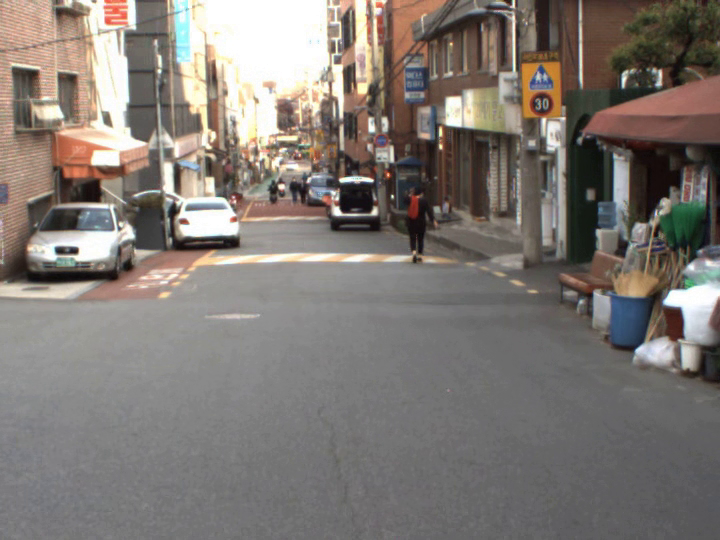
#> input picture mars_challenge/data/frame_227.png, 720 x 540 px; its folder holds 4 pictures in this run
$ jupyter execute --allow-errors flow_tracks_stationary.ipynb   (shell and % lines are left out)
#> lines starting #> are read from the running program, lines starting #| are printed output that depends on the picture; after the words box and inside, x2 and y2 are one past the last pixel; in counts of white or black regions, pixels touching at a corner belong together
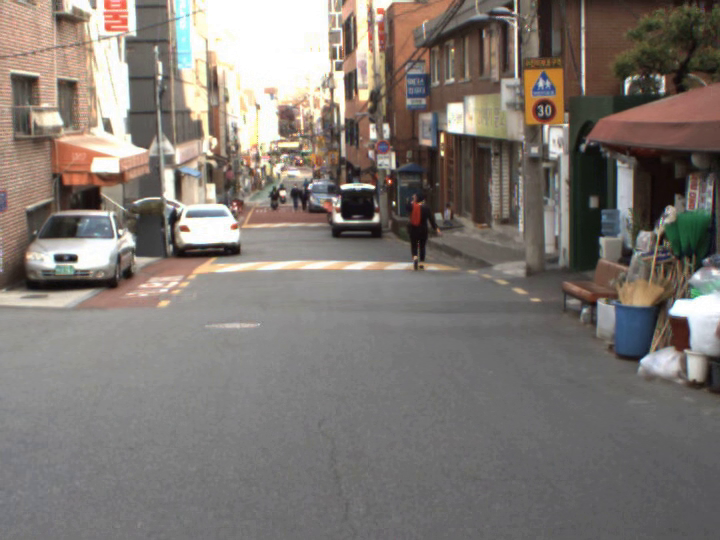
#> input picture mars_challenge/data/frame_228.png, 720 x 540 px
<a href="https://colab.research.google.com/github/itberrios/CV_projects/blob/main/optical_flow/flow_tracks_stationary.ipynb" target="_parent"></a>

[cell 1]
import os
import time
from glob import glob
import numpy as np
import cv2
import pandas as pd
import matplotlib as mpl
import matplotlib.pyplot as plt

[cell 2]
images = glob(os.path.join("2011_09_26/2011_09_26_drive_0060_sync/image_02/data", "*.png"))
images.sort(key=lambda f: int(''.join(filter(str.isdigit, f))))
len(images)

[cell 3]
def compute_flow(frame1, frame2):
    # convert to grayscale
    gray1 = cv2.cvtColor(frame1, cv2.COLOR_RGB2GRAY)
    gray2 = cv2.cvtColor(frame2, cv2.COLOR_RGB2GRAY)

    # blurr image
    gray1 = cv2.GaussianBlur(gray1, dst=None, ksize=(3,3), sigmaX=5)
    gray2 = cv2.GaussianBlur(gray2, dst=None, ksize=(3,3), sigmaX=5)

    flow = cv2.calcOpticalFlowFarneback(gray1, gray2, None,
                                        pyr_scale=0.5,
                                        levels=3,
                                        winsize=5,
                                        iterations=3,
                                        poly_n=10,
                                        poly_sigma=1.2,
                                        flags=0)

    return flow


def viz_flow(flow):
    hsv = np.zeros((flow.shape[0], flow.shape[1], 3)).astype(np.uint8)
    hsv[..., 1] = 255
    mag, ang = cv2.cartToPolar(flow[..., 0], flow[..., 1])
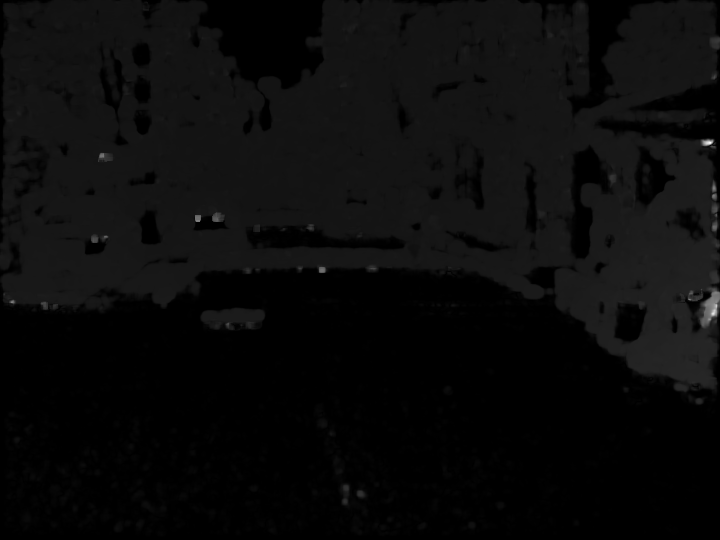
#> mag: shape (540, 720) float32; min 0, max 84.53, mean 3.7; drawn with min black and max white
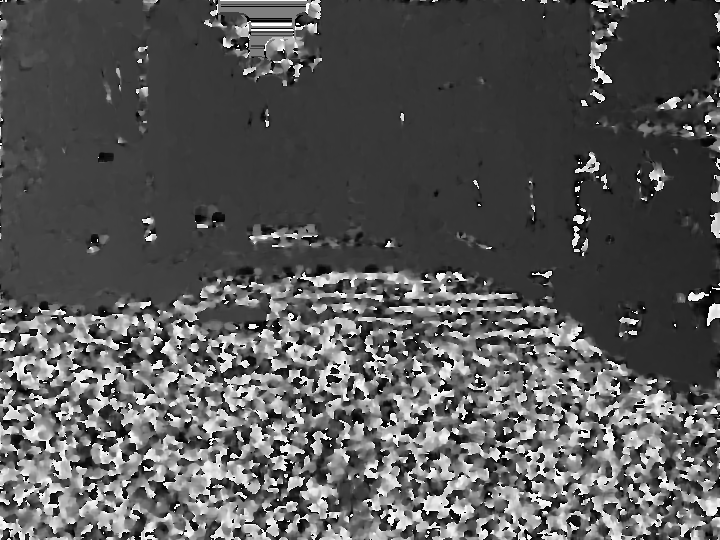
#> ang: shape (540, 720) float32; min 3.55e-17, max 6.28, mean 2.15; drawn with min black and max white
    hsv[..., 0] = ang*180/np.pi/2
    hsv[..., 2] = cv2.normalize(mag, None, 0, 255, cv2.NORM_MINMAX)
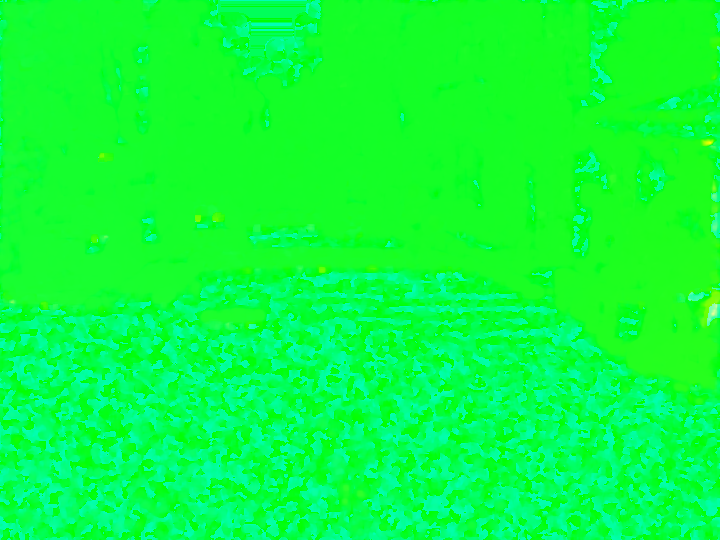
#> hsv: shape (540, 720, 3); mean of channels 0, 1, 2 61.2, 255, 10.8; drawn as B, G, R
    rgb = cv2.cvtColor(hsv, cv2.COLOR_HSV2RGB)
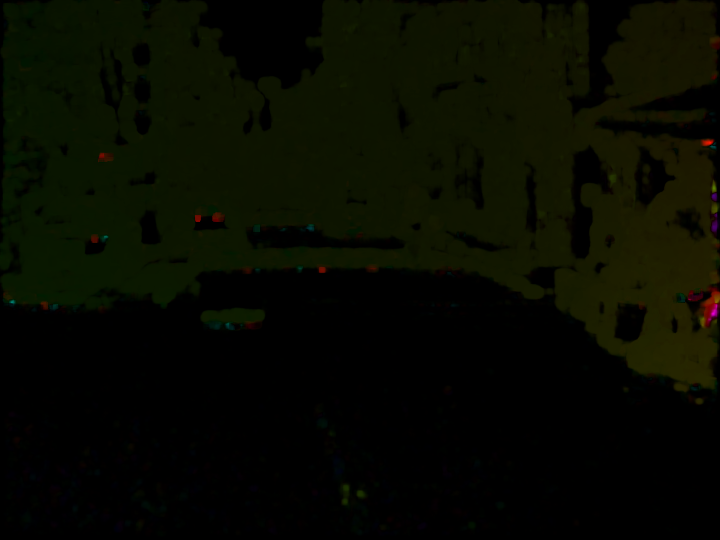
#> rgb: shape (540, 720, 3); mean R, G, B 7.7, 10.3, 0.2

    return rgb

[cell 4]
idx = 0
prev_frame = cv2.cvtColor(cv2.imread(images[idx]), cv2.COLOR_BGR2RGB)
curr_frame = cv2.cvtColor(cv2.imread(images[idx + 1]), cv2.COLOR_BGR2RGB)

[cell 5]
flow = compute_flow(prev_frame, curr_frame)

[cell 6]
_, ax = plt.subplots(1, 2, figsize=(25, 10))
ax[0].imshow(curr_frame)
ax[0].set_title("Original Frame")

ax[1].imshow(viz_flow(flow)*10)
ax[1].set_title("Estimated Flow");
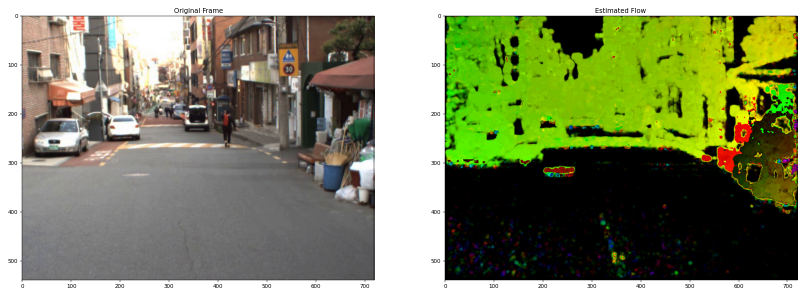
#> figure drawn by matplotlib, 2 panels

# Extract Flows in 4 quadrants

[cell 7]
motion_thresh = 2

left_motion = (flow[:, :, 0] < -motion_thresh).astype(np.uint8)*255
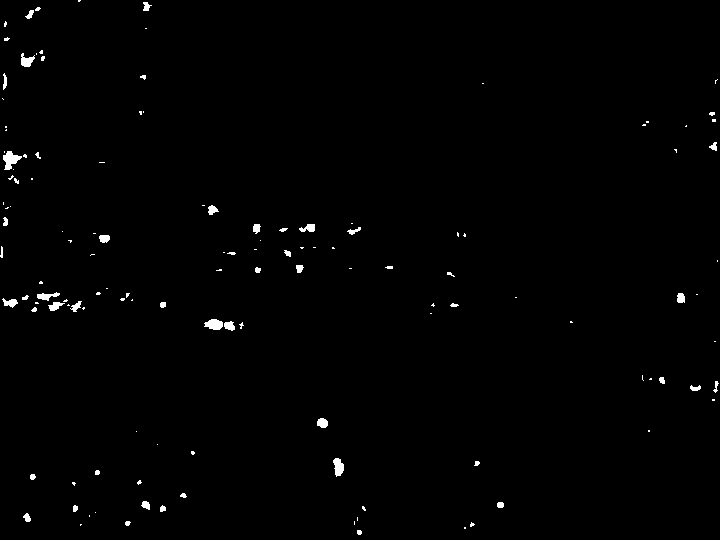
#> left_motion: shape (540, 720); 0.79% white; 131 white regions (84 under 20 px), largest, box (x1, y1, x2, y2) and area: (3, 151, 22, 170) 197, (204, 319, 223, 330) 154, (333, 458, 344, 477) 144
right_motion = (flow[:, :, 0] > motion_thresh).astype(np.uint8)*255
#> right_motion: shape (540, 720); 16.4% white; 177 white regions (127 under 20 px), largest, box (x1, y1, x2, y2) and area: (431, 0, 720, 393) 59728, (415, 215, 444, 237) 283, (401, 201, 420, 223) 241

up_motion = (flow[:, :, 1] < -motion_thresh).astype(np.uint8)*255
#> up_motion: shape (540, 720); 0.22% white; 40 white regions (28 under 20 px), largest, box (x1, y1, x2, y2) and area: (707, 303, 720, 326) 163, (711, 213, 720, 236) 134, (688, 292, 704, 301) 83
down_motion = (flow[:, :, 1] > motion_thresh).astype(np.uint8)*255
#> down_motion: shape (540, 720); 49.2% white; 33 white regions (20 under 20 px), largest, box (x1, y1, x2, y2) and area: (0, 0, 720, 400) 189185, (200, 307, 266, 330) 998, (339, 480, 358, 509) 276

[cell 8]
_, ax = plt.subplots(2, 2, figsize=(25, 8))
ax[0][0].imshow(left_motion)
ax[0][0].set_title("Left Motion")

ax[0][1].imshow(right_motion)
ax[0][1].set_title("Right Motion")

ax[1][0].imshow(up_motion)
ax[1][0].set_title("Up Motion")

ax[1][1].imshow(down_motion)
ax[1][1].set_title("Down Motion");

Get all thresholded motions

[cell 9]
motion = left_motion | right_motion | up_motion | down_motion
#> motion: shape (540, 720); 50% white; 111 black regions (45 under 20 px), largest, box (x1, y1, x2, y2) and area: (0, 268, 720, 540) 166816, (199, 0, 324, 91) 7787, (599, 50, 720, 203) 3192

kernel=np.ones((7,7))

motion = cv2.erode(motion, kernel, iterations=1)
#> motion: shape (540, 720); 42.4% white; 10 white regions (7 under 20 px), largest, box (x1, y1, x2, y2) and area: (0, 0, 720, 390) 164207, (204, 311, 262, 327) 644, (343, 486, 347, 503) 37
motion = cv2.morphologyEx(motion, cv2.MORPH_OPEN, kernel)
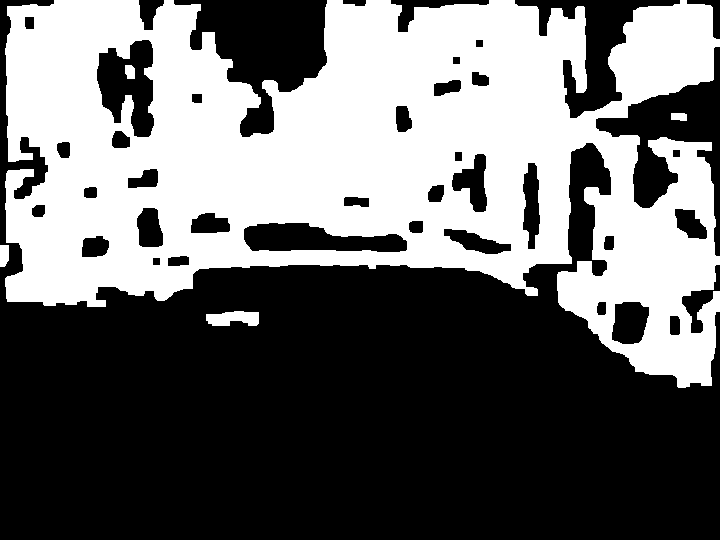
#> motion: shape (540, 720); 41.9% white; 5 white regions

[cell 10]
plt.imshow(motion);

Get contours greater than some threshold ad draw them

[cell 11]
contours, hierarchy = cv2.findContours(motion, cv2.RETR_TREE, cv2.CHAIN_APPROX_SIMPLE)
#> contours = 37 contours; largest, box (x1, y1, x2, y2) and area: (5, 0, 720, 388) 177048, (96, 39, 155, 138) 3800, (243, 222, 408, 253) 3448, (611, 301, 650, 345) 1331, (451, 153, 488, 213) 1196

[cell 12]
def filter_contours(contours, thresh):
    return tuple(filter(lambda x: cv2.contourArea(x) > thresh, contours))

[cell 13]
filtered_contours = filter_contours(contours, thresh=400)
#> filtered_contours = 13 contours; largest, box (x1, y1, x2, y2) and area: (5, 0, 720, 388) 177048, (96, 39, 155, 138) 3800, (243, 222, 408, 253) 3448, (611, 301, 650, 345) 1331, (451, 153, 488, 213) 1196

[cell 14]
img = motion[:, :, None].repeat(3, axis=-1)
#> img: shape (540, 720, 3); 41.9% white; 5 white regions
cv2.drawContours(img, filtered_contours, -1, (0,255,0), 3);
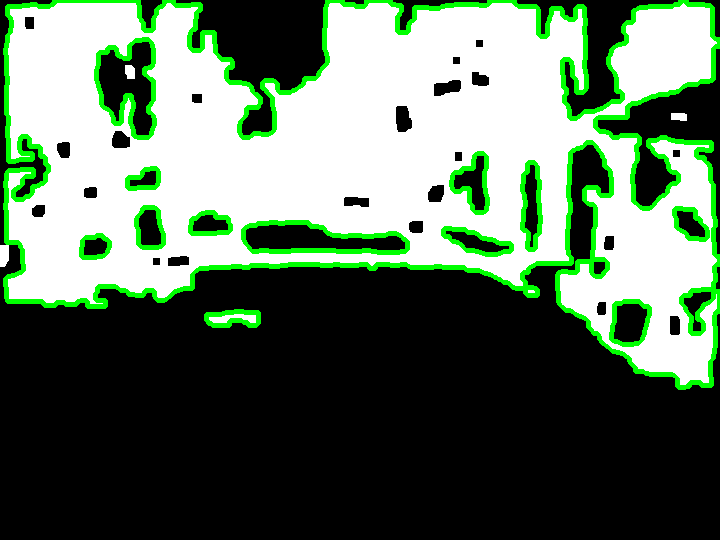
#> img: shape (540, 720, 3); mean of channels 0, 1, 2 94.7, 114.6, 94.7; drawn as B, G, R

plt.imshow(img);

## **Get Detections**

Now that we have drawn the contours, let's get the detection data which will consists of:

- contour array
- contour area
- contour center

[cell 15]
detections = {}
area_thresh = 400

for i, c in enumerate(contours):
   area = cv2.contourArea(c)
   if area > area_thresh:
      M = cv2.moments(c)
      cX = int(M["m10"] / M["m00"])
      cY = int(M["m01"] / M["m00"])

      detections.update({f"{i}" : [c, area, (cX, cY)]})
#> this loop made 37 passes
#> (area, cX, cY) on passes 1, 4, 6, 11, 12, 13, 15, 16, 17, 22, 23, 24: (551, 233, 317), (177048.5, 359, 159), (1331, 629, 322), (511.5, 94, 246), (911, 475, 241), (3447.5, 315, 239), (674.5, 209, 223), (684.5, 689, 223), (882.5, 149, 228), (446.5, 144, 179), (1154.5, 531, 204), (1196.5, 473, 182)
#> area on passes 2, 3, 5, 7, 8, 9: 155, 95, 210, 128, 62, 212
#> after the loop, detections = 13 items

## **Make the pipeline**

[cell 16]
def get_detections(prev_frame, curr_frame, motion_thresh, area_thresh, kernel):
    # compute dense optical flow
#> called with motion_thresh = 2, area_thresh = 400, kernel = array of shape (7, 7)
    flow = compute_flow(prev_frame, curr_frame)

    # threshold motion
    left_motion = (flow[:, :, 0] < -motion_thresh).astype(np.uint8)*255
    right_motion = (flow[:, :, 0] > motion_thresh).astype(np.uint8)*255
    up_motion = (flow[:, :, 1] < -motion_thresh).astype(np.uint8)*255
    down_motion = (flow[:, :, 1] > motion_thresh).astype(np.uint8)*255

    motion = left_motion | right_motion | up_motion | down_motion
    motion = cv2.erode(motion, kernel, iterations=1)
    motion = cv2.morphologyEx(motion, cv2.MORPH_OPEN, kernel)

    # find contours
    contours, hierarchy = cv2.findContours(motion, cv2.RETR_TREE, cv2.CHAIN_APPROX_SIMPLE)

    # get detections
    detections = {}
    for i, c in enumerate(contours):
      area = cv2.contourArea(c)
      if area > area_thresh:
          M = cv2.moments(c)
          cX = int(M["m10"] / M["m00"])
          cY = int(M["m01"] / M["m00"])

          detections.update({f"{i}" : [c, area, (cX, cY)]})
#> after the loop, detections = 13 items

    return detections

[cell 17]
# set hyperparameters
motion_thresh = 2
area_thresh = 400
kernel = np.ones((7, 7))

[cell 18]
# get frames
idx = 25
#> (the rest of this cell did not finish here and is left out)

[cell 19]
detections = get_detections(prev_frame, curr_frame, motion_thresh, area_thresh, kernel)

[cell 20]
img = curr_frame.copy()
for k,v in detections.items():
    cv2.drawContours(img, v[0], -1, (0,255,0), 3);
#> this loop made 13 passes
#> k on passes 1 to 12: '0', '3', '5', '10', '11', '12', '14', '15', '16', '21', '22', '23'
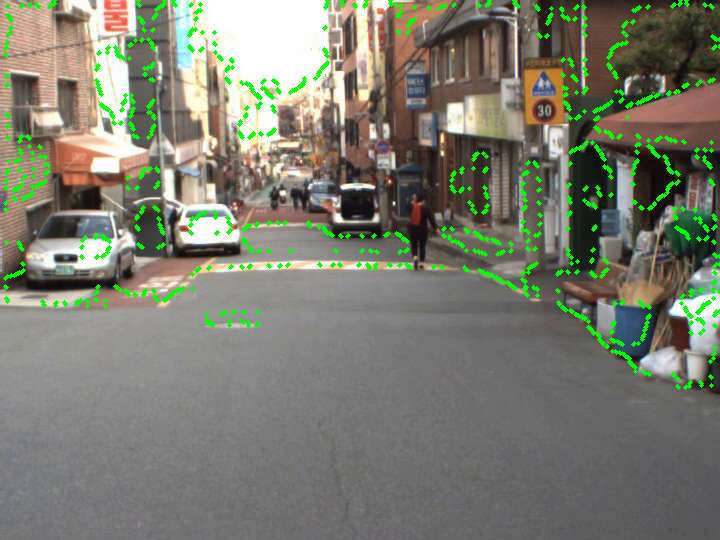
#> img: shape (540, 720, 3); mean R, G, B 122.5, 124.8, 110.6

plt.imshow(img);
